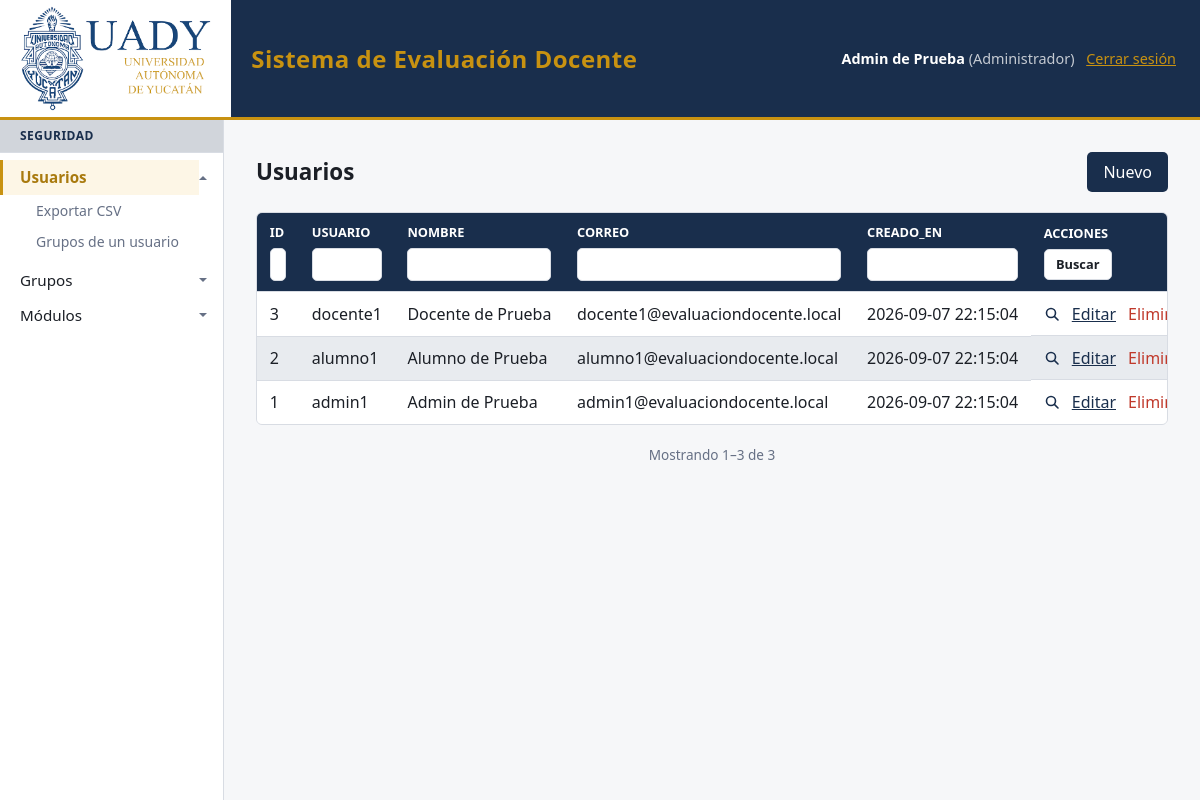
Screenshot of /index.php?m=usuario/admin (signed in) with the database file from the repository.
### tables this page shows
CREATE TABLE IF NOT EXISTS modulos (
    id INT AUTO_INCREMENT PRIMARY KEY,
    nombre VARCHAR(80) NOT NULL,
    descripcion VARCHAR(255) NULL,
    url VARCHAR(120) NOT NULL UNIQUE,
    categoria VARCHAR(40) NOT NULL,
    orden INT NOT NULL DEFAULT 0,
    creado_en TIMESTAMP DEFAULT CURRENT_TIMESTAMP,
    editado_por VARCHAR(32) NULL DEFAULT NULL,
    FOREIGN KEY (categoria) REFERENCES categorias(nombre)
        ON UPDATE CASCADE ON DELETE RESTRICT
);

CREATE TABLE IF NOT EXISTS usuarios (
    id INT AUTO_INCREMENT PRIMARY KEY,
    usuario VARCHAR(32) NOT NULL UNIQUE,
    nombre VARCHAR(150) NOT NULL,
    correo VARCHAR(150) NOT NULL UNIQUE,
    password_hash VARCHAR(255) NOT NULL,
    creado_en TIMESTAMP DEFAULT CURRENT_TIMESTAMP,
    editado_por VARCHAR(32) NULL DEFAULT NULL
);

### src/components/_render.php (called while the page is built, shortened)
<?php
function componente(string $__nombre, array $__props = []): void
{
    extract($__props, EXTR_SKIP);
    require __DIR__ . '/' . $__nombre . '.php';
}

### src/crud.php (called while the page is built, shortened)
<?php
require_once __DIR__ . '/config/database.php';
function tablas(): array
{
    static $tablas = null;
    return $tablas ??= require __DIR__ . '/tables.php';
}
function tablaConfig(string $tabla): array
{
    $tablas = tablas();
    return $tablas[$tabla];
}
function ident(string $nombre): string
{
    return "`{$nombre}`";
}
function filtrosDesde(array $cfg, array $entrada): array
{
    $filtros = [];
    foreach ($cfg['listar'] as $col) {
        $valor = trim((string) ($entrada[$col] ?? ''));
    }
    return $filtros;
}
function columnasOcultas(array $cfg): array
{
    $ocultas = $cfg['ocultar'] ?? [];
    foreach ($cfg['campos'] ?? [] as $col => $campo) {
        if (!empty($campo['hash'])) {
            $ocultas[] = $col;
        }
    }
    return array_values(array_unique($ocultas));
}
function columnasDetalle(PDO $pdo, string $tabla, array $cfg): array
{
    static $cache = [];
    if (isset($cache[$tabla])) {
        return $cache[$tabla];
    }
    $columnas = $pdo->query('SHOW COLUMNS FROM ' . ident($tabla))->fetchAll(PDO::FETCH_COLUMN);
    return $cache[$tabla] = array_values(array_diff($columnas, columnasOcultas($cfg)));
}
function clausulaWhere(array $filtros): array
{
    if ($filtros === []) {
        return ['sql' => '', 'valores' => []];
    }
    $condiciones = [];
    $valores     = [];
    return [
        'sql'     => ' WHERE ' . implode(' AND ', $condiciones),
        'valores' => $valores,
    ];
}
function listar(PDO $pdo, string $tabla, array $filtros = [], int $pagina = 1): array
{
    $cfg = tablaConfig($tabla);
    $cols  = implode(', ', array_map('ident', columnasDetalle($pdo, $tabla, $cfg)));
    $where = clausulaWhere(filtrosDesde($cfg, $filtros));
    $porPagina = max(1, (int) ($cfg['por_pagina'] ?? FILAS_POR_PAGINA));
    $stmt = $pdo->prepare('SELECT COUNT(*) FROM ' . ident($tabla) . $where['sql']);
    $stmt->execute($where['valores']);
    $total   = (int) $stmt->fetchColumn();
    $paginas = max(1, (int) ceil($total / $porPagina));
    $pagina  = max(1, min($pagina, $paginas));
    $offset  = ($pagina - 1) * $porPagina;
    $stmt = $pdo->prepare(
        'SELECT ' . $cols . ' FROM ' . ident($tabla) . $where['sql']
        . ' ORDER BY id DESC LIMIT ? OFFSET ?'
    );
    $posicion = 1;
    $stmt->bindValue($posicion++, $porPagina, PDO::PARAM_INT);
    $stmt->bindValue($posicion, $offset, PDO::PARAM_INT);
    $stmt->execute();
    return [
        'filas'     => $stmt->fetchAll(),
        'pagina'    => $pagina,
        'paginas'   => $paginas,
        'total'     => $total,
        'porPagina' => $porPagina,
    ];
}
function resuelveOpciones(PDO $pdo, array $cfg): array
{
    foreach ($cfg['campos'] as $col => $campo) {
        if (!isset($campo['opciones_de'])) {
            continue;
        }
        $cfg['campos'][$col]['opciones'] = array_column(
            opcionesDe($pdo, $campo['opciones_de']),
            $campo['opciones_de']['muestra']
        );
    }
    return $cfg;
}
function e(mixed $valor): string
{
    return htmlspecialchars((string) $valor, ENT_QUOTES, 'UTF-8');
}

### src/helpers/modulos.php (called while the page is built, shortened)
<?php
require_once __DIR__ . '/../config/database.php';
function modulos(): array
{
    static $modulos = null;
    return $modulos ??= require __DIR__ . '/../modules.php';
}
function moduloConfig(string $url): array
{
    $modulos = modulos();
    return $modulos[$url];
}
function accesoActual(): array
{
    static $acceso = null;
    if ($acceso !== null) {
        return $acceso;
    }
    $usuarioId = (int) ($_SESSION['usuario']['id'] ?? 0);
    $pdo = getDbConnection();
    $stmt = $pdo->prepare(
        'SELECT MAX(g.es_admin) FROM usuario_grupo ug
         JOIN grupos g ON g.id = ug.grupo_id
         WHERE ug.usuario_id = ?'
    );
    $stmt->execute([$usuarioId]);
    $admin = (int) $stmt->fetchColumn() === 1;
    $stmt = $pdo->prepare(
        'SELECT DISTINCT m.url FROM usuario_grupo ug
         JOIN grupo_modulo gm ON gm.grupo_id = ug.grupo_id
         JOIN modulos m ON m.id = gm.modulo_id
         WHERE ug.usuario_id = ?'
    );
    $stmt->execute([$usuarioId]);
    return $acceso = [
        'admin' => $admin,
        'urls'  => $stmt->fetchAll(PDO::FETCH_COLUMN),
    ];
}
function puede(string $url): bool
{
    $acceso = accesoActual();
    return $acceso['admin'] || in_array($url, $acceso['urls'], true);
}
function accionesDeModulo(string $url): array
{
    $acciones = [];
    foreach (modulos()[$url]['acciones'] ?? [] as $accion) {
        $destino = $accion['modulo'] ?? $url;
        $acciones[] = [
            'etiqueta' => (string) $accion['etiqueta'],
            'href'     => urlModulo($destino, $accion['params'] ?? []),
        ];
    }
    return $acciones;
}
function menuActual(): array
{
    $registro = modulos();
    $menu     = [];
    $filas = getDbConnection()
        ->query('SELECT m.nombre, m.url, m.categoria FROM modulos m
                 JOIN categorias c ON c.nombre = m.categoria
                 ORDER BY c.orden, c.nombre, m.orden, m.nombre')
        ->fetchAll();
    foreach ($filas as $fila) {
        $url = (string) $fila['url'];
        if (!isset($registro[$url]) || !empty($registro[$url]['oculto']) || !puede($url)) {
            continue;
        }
        $menu[(string) $fila['categoria']][] = [
            'nombre'   => (string) $fila['nombre'],
            'url'      => $url,
            'acciones' => accionesDeModulo($url),
        ];
    }
    return $menu;
}
function urlModulo(string $url, array $params = []): string
{
    return '?' . str_replace('%2F', '/', http_build_query(['m' => $url] + $params));
}

### src/config/database.php (called while the page is built, shortened)
<?php
function getDbConnection(): PDO
{
    $host = getenv('DB_HOST') ?: 'localhost';
    $db   = getenv('DB_NAME') ?: 'evaluacion_docente';
    $user = getenv('DB_USER') ?: 'root';
    $pass = getenv('DB_PASS') ?: '';
    $port = getenv('DB_PORT') ?: '3306';
    $dsn = "mysql:host={$host};port={$port};dbname={$db};charset=utf8mb4";
    $options = [
        PDO::ATTR_ERRMODE            => PDO::ERRMODE_EXCEPTION,
        PDO::ATTR_DEFAULT_FETCH_MODE => PDO::FETCH_ASSOC,
        PDO::ATTR_EMULATE_PREPARES   => false,
    ];
    try {
        return new PDO($dsn, $user, $pass, $options);
    } catch (PDOException $e) {
        throw new RuntimeException('Error de conexión a la base de datos: ' . $e->getMessage());
    }
}

### src/helpers/auth_guard.php (called while the page is built, shortened)
<?php
require_once __DIR__ . '/modulos.php';
function requerirModulo(string $url): void
{
    if (puede($url)) {
        return;
    }
    $grupos = gruposActuales();
    $grupos = $grupos === [] ? 'ningún grupo' : implode(', ', $grupos);
    $grupos = htmlspecialchars($grupos, ENT_QUOTES, 'UTF-8');
    exit(<<<HTML
        <!DOCTYPE html>
        <html lang="es">
        <head>
            <meta charset="UTF-8">
            <meta name="viewport" content="width=device-width, initial-scale=1.0">
            <title>Sin permiso — evaluacion_docente</title>
            <link rel="stylesheet" href="assets/css/style.css">
        </head>
        <body>
        <main class="aviso">
            <h1>No tienes permiso para ver esta página</h1>
            <p>Tu sesión pertenece a: <strong>{$grupos}</strong>.</p>
            <p><a class="boton" href="?">Ir al inicio</a></p>
            <p><a href="logout.php">Cerrar sesión y entrar con otra cuenta</a></p>
        </main>
        </body>
        </html>
        HTML);
}

### src/components/tabla.php (the view, shortened to what this page needs)
<?php
$filas = $listado['filas'];
?>
<div class="encabezado">
    <h1><?= e($cfg['etiqueta']) ?></h1>
    <a class="boton" href="<?= e(urlModulo($m, ['accion' => 'nuevo', 'f' => $filtros])) ?>">Nuevo</a>
</div>
<?php if ($filas === [] && $filtros === []): ?>
    <p class="vacio">Todavía no hay registros.</p>
<?php else: ?>
    <div class="tabla-scroll">
        <table>
            <thead>
            <tr>
                <?php foreach ($cfg['listar'] as $col): ?>
                    <th>
                        <?= e($col) ?>
                        <input type="search"
                               form="busqueda"
                               name="f[<?= e($col) ?>]"
                               value="<?= e($filtros[$col] ?? '') ?>"
                               aria-label="Filtrar por <?= e($col) ?>">
                    </th>
                <?php endforeach; ?>
                <th>
                    Acciones
                    <span class="busqueda-acciones">
                        <button type="submit" form="busqueda">Buscar</button>
                    </span>
                </th>
            </tr>
            </thead>
            <tbody>
            <?php foreach ($filas as $fila): ?>
                <tr>
                    <?php foreach ($cfg['listar'] as $col): ?>
                        <td><?= e($fila[$col] ?? '') ?></td>
                    <?php endforeach; ?>
                    <td class="acciones">
                        <a class="lupa" href="#detalle-<?= (int) $fila['id'] ?>" aria-label="Ver detalle del registro <?= (int) $fila['id'] ?>">
                            <svg viewBox="0 0 16 16" width="16" height="16" aria-hidden="true" focusable="false">
                                <circle cx="7" cy="7" r="4.5" fill="none" stroke="currentColor" stroke-width="1.6"/>
                                <line x1="10.6" y1="10.6" x2="14" y2="14" stroke="currentColor" stroke-width="1.6" stroke-linecap="round"/>
                            </svg>
                        </a>
                        <a href="<?= e(urlModulo($m, ['accion' => 'editar', 'id' => $fila['id'], 'f' => $filtros])) ?>">Editar</a>
                        <form method="post"
                              action="<?= e(urlModulo($m, ['accion' => 'eliminar', 'id' => $fila['id'], 'f' => $filtros])) ?>"
                              onsubmit="return confirm('¿Eliminar este registro?')">
                            <button type="submit" class="peligro">Eliminar</button>
                        </form>
                    </td>
                </tr>
            <?php endforeach; ?>
            </tbody>
        </table>
    </div>
<?php endif; ?>

### src/components/menu.php (shortened to what this page needs)
<aside class="lateral" id="lateral">
    <?php foreach ($menu as $categoria => $modulosCategoria): ?>
        <h2><?= e($categoria) ?></h2>
        <nav>
            <?php foreach ($modulosCategoria as $modulo): ?>
                <?php
                $esActivo = $modulo['url'] === $activo;
                $clase    = $esActivo ? 'activo' : '';
                $enlace   = e(urlModulo($modulo['url']));
                ?>
                <?php if ($modulo['acciones'] === []): ?>
                    <a href="<?= $enlace ?>" class="<?= $clase ?>"><?= e($modulo['nombre']) ?></a>
                <?php else: ?>
                    <details class="lateral-modulo"<?= $esActivo ? ' open' : '' ?>>
                        <summary>
                            <a href="<?= $enlace ?>" class="<?= $clase ?>"><?= e($modulo['nombre']) ?></a>
                        </summary>
                        <div class="lateral-acciones">
                            <?php foreach ($modulo['acciones'] as $accion): ?>
                                <a href="<?= e($accion['href']) ?>"><?= e($accion['etiqueta']) ?></a>
                            <?php endforeach; ?>
                        </div>
                    </details>
                <?php endif; ?>
            <?php endforeach; ?>
        </nav>
    <?php endforeach; ?>
</aside>

### rows the page displays
modulos: nombre "Usuarios", etiqueta "Exportar CSV", etiqueta "Grupos de un usuario"
modulos: nombre "Grupos"
modulos: nombre "Módulos"
usuarios: id "3", usuario "docente1", nombre "Docente de Prueba", correo "docente1@evaluaciondocente.local", creado_en "2026-09-07 22:15:04"
usuarios: id "2", usuario "alumno1", nombre "Alumno de Prueba", correo "alumno1@evaluaciondocente.local", creado_en "2026-09-07 22:15:04"
usuarios: id "1", usuario "admin1", nombre "Admin de Prueba", correo "admin1@evaluaciondocente.local", creado_en "2026-09-07 22:15:04"

### other values shown
$_SESSION['usuario']['nombre'] "Admin de Prueba"
implode(', ', $grupos) "Administrador"
$categoria "SEGURIDAD"
$cfg['etiqueta'] "Usuarios"
$col "ID"
$col "USUARIO"
$col "NOMBRE"
$col "CORREO"
$col "CREADO_EN"
$primero "1"
$ultimo "3"
$listado['total'] "3"
